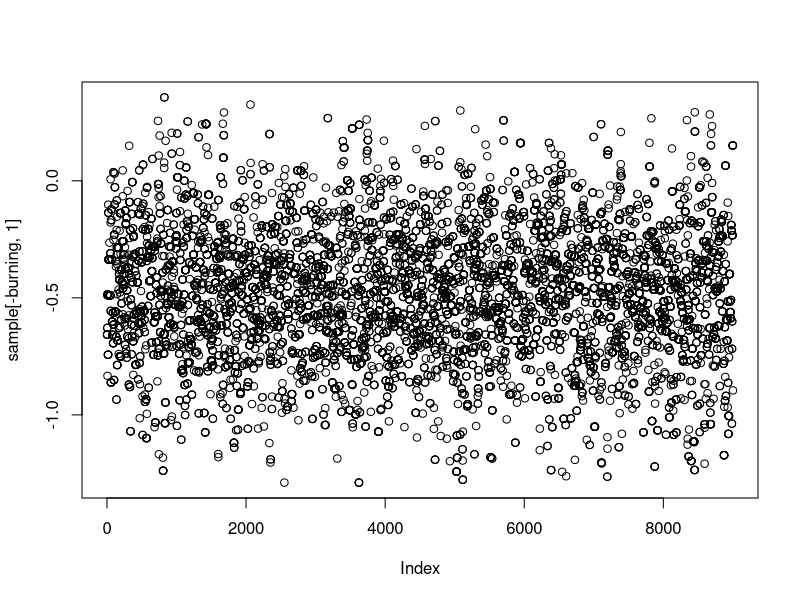
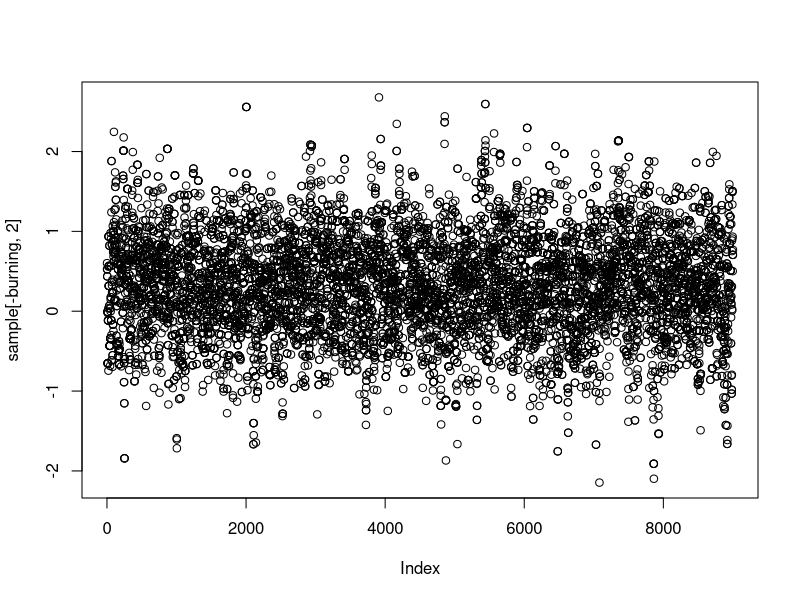
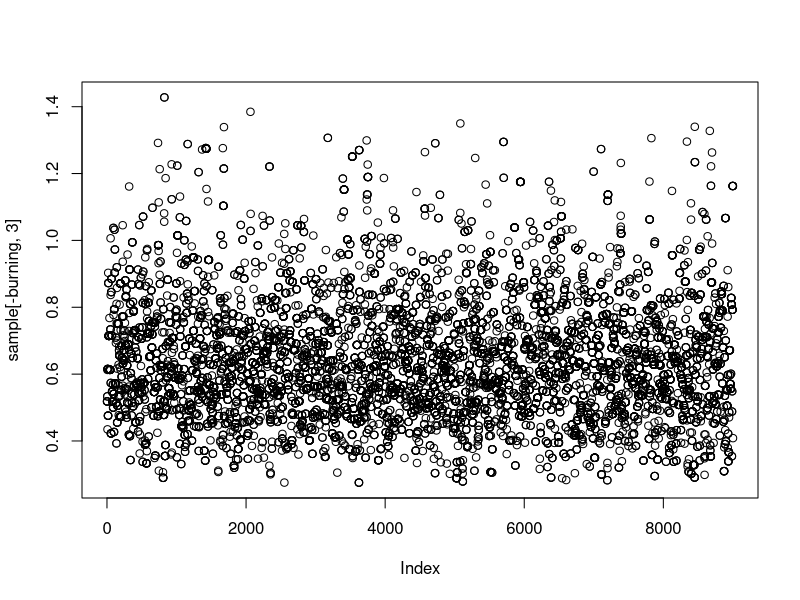
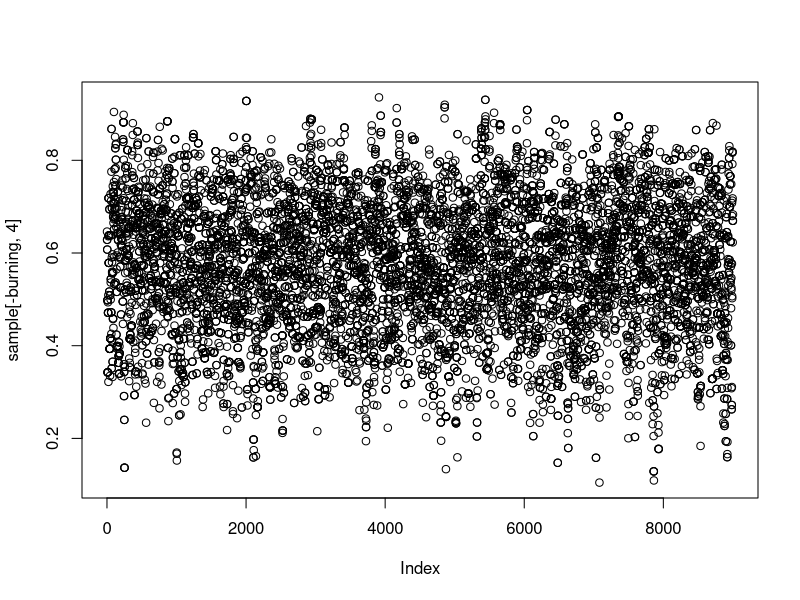

Recreate these plots in R, in order.
## ---- chunk 1
GibbsSampler <- function(nchain, data, init, prop_sd){
  ## Voir les transparents du super cours
  X <- data$x
  Y <- data$y
  t <- data$t
  cured <-Y==0
  std <- 10**2
  
    
  alpha <- init[1]
  delta <- init[2]
  beta <- exp(alpha)
  theta <- exp(delta)/(1+exp(delta))
  
  chain <- matrix(NA, nchain + 1, 4)
  chain[1,] <- c(alpha,delta, beta, theta)
  for (i in 1:nchain){
    
    ## Mise a jour de Alpha et Beta
    prop <- rnorm(1, alpha, prop_sd[1])
    
    p <- exp(alpha - log(1+exp(alpha)))
    p_prop <- exp(prop - log(1+exp(prop)))
    
    top <- sum(log(theta+(1-theta)*(1-p_prop)**t) *cured +
      (1 - cured) * (Y*log(p_prop)+X*log(1-p_prop)))- (prop**2)/(2*(std**2))
    
    bottom <- sum(log(theta+(1-theta)*(1-p)**t) *cured + 
      (1 - cured) * (Y*log(p)+X*log(1-p)))- (alpha**2)/(2*(std**2))
    
    acc_prob <- exp(top - bottom)
    
    if (runif(1) < acc_prob){
      alpha <- prop
      p <- p_prop
      beta <- exp(alpha)
    }
    
  
    ## Mise a jour de Delta et theta 
    prop <- rnorm(1, delta, prop_sd[2])
    
    
    
    theta <- exp(delta - log(1+exp(delta)))
    theta_prop <- exp(prop - log(1+exp(prop)))
    
    top <- sum(log(theta_prop+(1-theta_prop)*(1-p)**t) *cured +
      (1 - cured) * log(1-theta_prop))- (prop**2)/(2*(std**2))
    
    bottom <- sum(log(theta+(1-theta)*(1-p)**t) *cured + 
      (1 - cured) * log(1-theta))- (delta**2)/(2*(std**2))
    
    acc_prob <- exp(top - bottom)
    
    if (runif(1) < acc_prob){
      delta <- prop
      theta <- theta_prop
    }
    
    
    
    ## Mettre a jour ma chaine
    chain[i+1,] <- c(alpha, delta, beta, theta)
  }
  
  
  return(chain)
  
}
## ---- chunk 2
N <-12
t <- c(11, 11, 17, 22, 9, 6, 5, 14, 9, 7, 22, 51)
x <- c(6, 9, 17, 22, 7, 5, 5, 14, 9, 7, 9, 51)
y <-c(5, 2, 0, 0, 2, 1, 0, 0, 0, 0, 13, 0)
data <- data.frame(x, y, t)
data
## ---- chunk 3
sample <- GibbsSampler(10**4, data, c(0, 0), c(1, 1))

burning <- 1:1000
summary(sample[-burning,])
## ---- chunk 4
plot(sample[-burning, 1])
plot(sample[-burning, 2])
plot(sample[-burning, 3])
plot(sample[-burning, 4])
